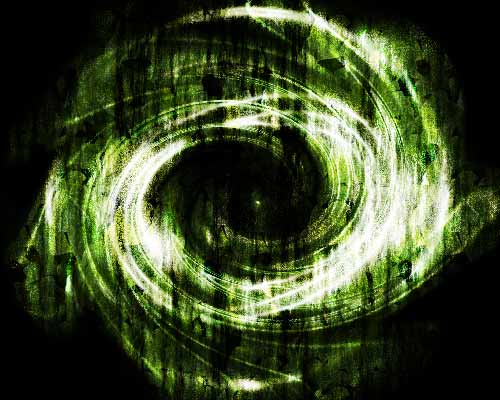
//> input picture 2601Discussion/signUp/courseFiles/images/abstract.jpg, 500 x 400 px
$ ./OperationsWithImages ../../../../../2601Discussion/signUp/courseFiles/images/abstract.jpg out.png   (built with g++ and OpenCV 4)
//> lines starting //> are read from the running program, lines starting //| are printed output that depends on the picture
#include <opencv2/opencv.hpp>
#include <opencv2/core.hpp>
int main(int argc, char** argv)
{
    if (argc != 3) {
        std::cout << "usage: OperationsWithImages [path_to_image]"
                " [path_to_save_output_image]"<< std::endl;
        std::cout << "Example:\nOperationsWithImages samples/HappyFish.jpg ./temp_output.jpg"
                << std::endl;
        return 0;
    }
    std::string input_image_name(argv[1]);
    std::string output_image_name(argv[2]);
    std::cout << "input image: " << input_image_name << std::endl;
    std::cout << "output image:" << output_image_name << std::endl;
    cv::Mat img = cv::imread(input_image_name, 0);
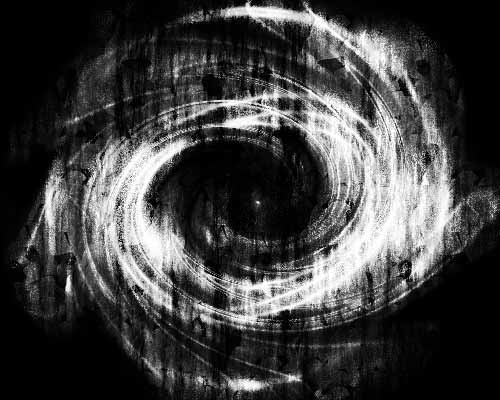
//> img: 400 rows x 500 cols, CV_8UC1; min 0, max 255, mean 63.1
    cv::imwrite(output_image_name, img);
    cv::Scalar intensity = img.at<uchar>(3, 2);
//> intensity = Scalar(0)
    std::cout << "Gray: " << intensity.val[0] << std:: endl;
//| Gray: 0
    intensity = img.at<uchar>(cv::Point(3, 2));
    std::cout << "Gray: " << intensity[0] << std::endl;
//| Gray: 0

    img = cv::imread(input_image_name);
//> img is the input picture: 400 rows x 500 cols, CV_8UC3; mean B, G, R 38.9, 70.5, 58.2
    cv::Vec3b intensity1 = img.at<cv::Vec3b>(3, 2);
//> intensity1 = [0, 0, 0]
    uchar blue = intensity1.val[0];
//> blue = 0
    uchar green = intensity1.val[1];
//> green = 0
    uchar red = intensity1.val[2];
//> red = 0
    std::cout << "BGR: " << int(blue) << ", " << int(green) << ", " << int(red) << std::endl;
//| BGR: 0, 0, 0

    std::vector<cv::Point3f> points;
    points.push_back(cv::Point3f(0, 1, 2));
    points.push_back(cv::Point3f(3, 4, 5));
    points.push_back(cv::Point3f(6, 7, 8));
    std::cout << points << std::endl;
//    cv::Mat pointsMat = cv::Mat(points);
//    std::cout << pointsMat << std::endl;
    cv::Mat pointsMat = cv::Mat(points).reshape(1);
    std::cout << pointsMat << std::endl;

    // Make a black image
    img = cv::Scalar(0);
    cv::Rect r(10, 10, 100, 100);
    cv::Mat smallImg = img(r);
    cv::namedWindow("smallImg", cv::WINDOW_AUTOSIZE);
    cv::imshow("smallImg", smallImg);
    cv::waitKey();
    std::cout << "there should be a pop-up window showing a black image."
            "press any key to continue." << std::endl;

    cv::Mat img1 = cv::imread(input_image_name);
    cv::Mat grey;
    cv::cvtColor(img1, grey, cv::COLOR_BGR2GRAY);
    cv::Mat sobelx;
    cv::Sobel(grey, sobelx, CV_32F, 1, 0);
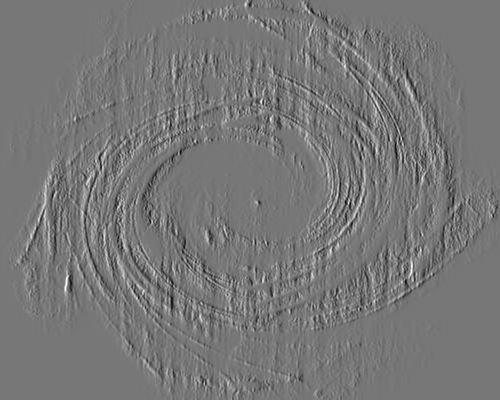
//> sobelx: 400 rows x 500 cols, CV_32FC1; min -796, max 904, mean 0.1; drawn with min black and max white
    double minVal, maxVal;
    cv::minMaxLoc(sobelx, &minVal, &maxVal);
//> minVal = -796; maxVal = 904
    cv::Mat draw;
    sobelx.convertTo(draw, CV_8U, 255.0/(maxVal - minVal), -minVal*255.0/(maxVal - minVal));
    cv::namedWindow("draw", cv::WINDOW_AUTOSIZE);
    cv::imshow("draw", draw);
    cv::waitKey();
    return 0;
}

$ run again, on 2601Discussion/signUp/courseFiles/images/kitten.jpg
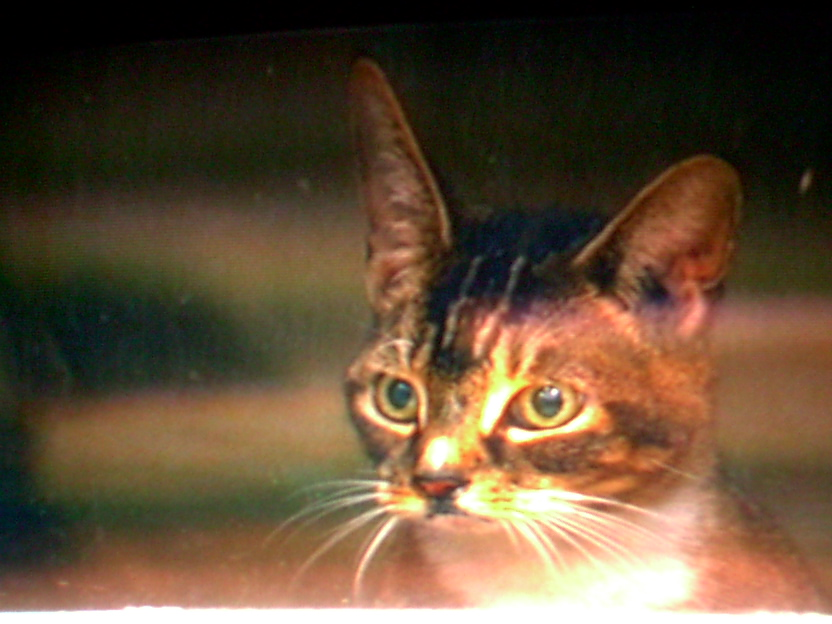
//> input picture 2601Discussion/signUp/courseFiles/images/kitten.jpg, 832 x 624 px
//> `cv::Mat img = cv::imread(input_image_name, 0);`:
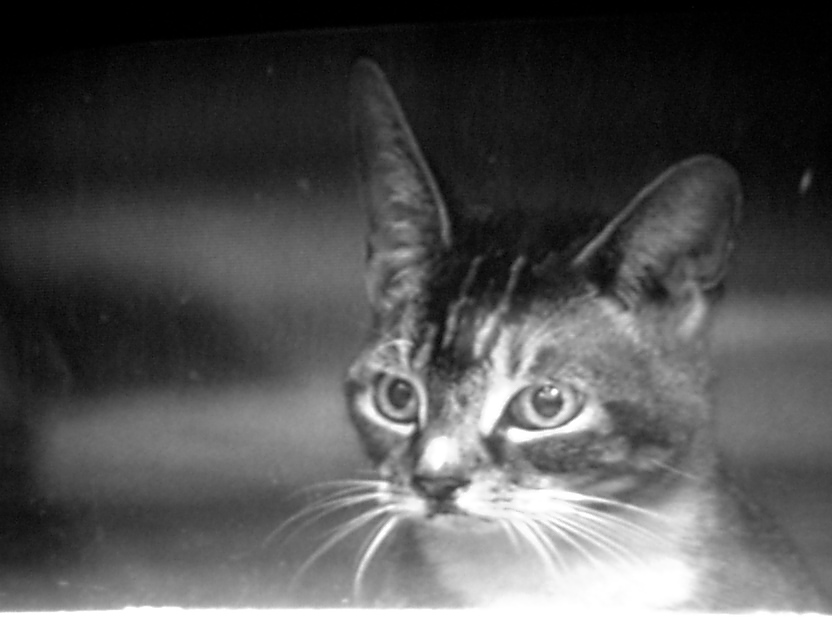
//> img: 624 rows x 832 cols, CV_8UC1; min 0, max 255, mean 81.7
//> intensity = Scalar(0)
//| Gray: 0
//| Gray: 0
//> img is the input picture: 624 rows x 832 cols, CV_8UC3; mean B, G, R 55.5, 77.9, 99.1
//> intensity1 = [0, 0, 0]
//> blue = 0
//| BGR: 0, 0, 0
//> `cv::Sobel(grey, sobelx, CV_32F, 1, 0);`:
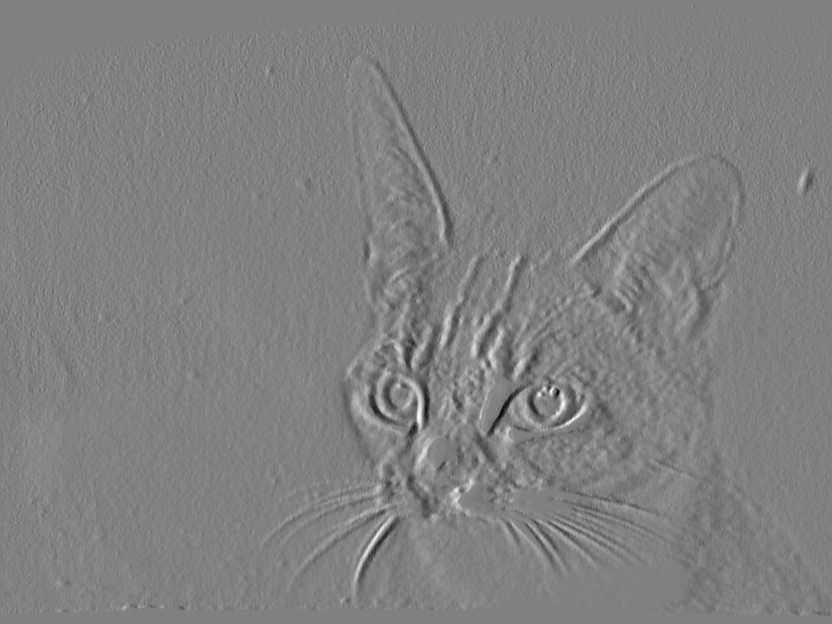
//> sobelx: 624 rows x 832 cols, CV_32FC1; min -291, max 285, mean 0.3; drawn with min black and max white
//> minVal = -291; maxVal = 285

$ run again, on 2601Discussion/signUp/courseFiles/images/planet.jpg
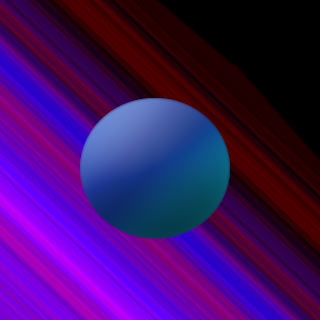
//> input picture 2601Discussion/signUp/courseFiles/images/planet.jpg, 320 x 320 px
//> `cv::Mat img = cv::imread(input_image_name, 0);`:
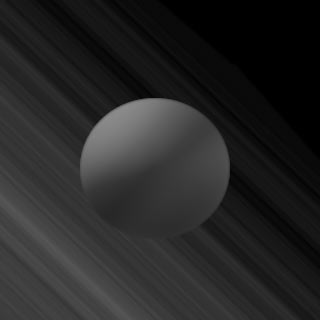
//> img: 320 rows x 320 cols, CV_8UC1; min 0, max 143, mean 38
//> `cv::Scalar intensity = img.at<uchar>(3, 2);`: intensity = Scalar(32)
//| Gray: 32
//> `intensity = img.at<uchar>(cv::Point(3, 2));`: intensity = Scalar(30)
//| Gray: 30
//> img is the input picture: 320 rows x 320 cols, CV_8UC3; mean B, G, R 100.6, 13.1, 64
//> intensity1 = [85, 0, 74]
//> blue = 85
//> green = 0
//> red = 74
//| BGR: 85, 0, 74
//> `cv::Sobel(grey, sobelx, CV_32F, 1, 0);`:
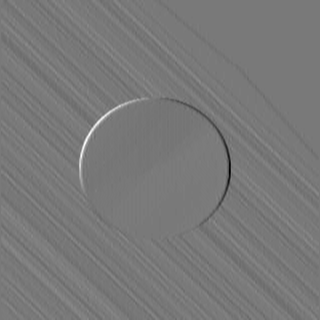
//> sobelx: 320 rows x 320 cols, CV_32FC1; min -247, max 270, mean -1.1; drawn with min black and max white
//> minVal = -247; maxVal = 270
